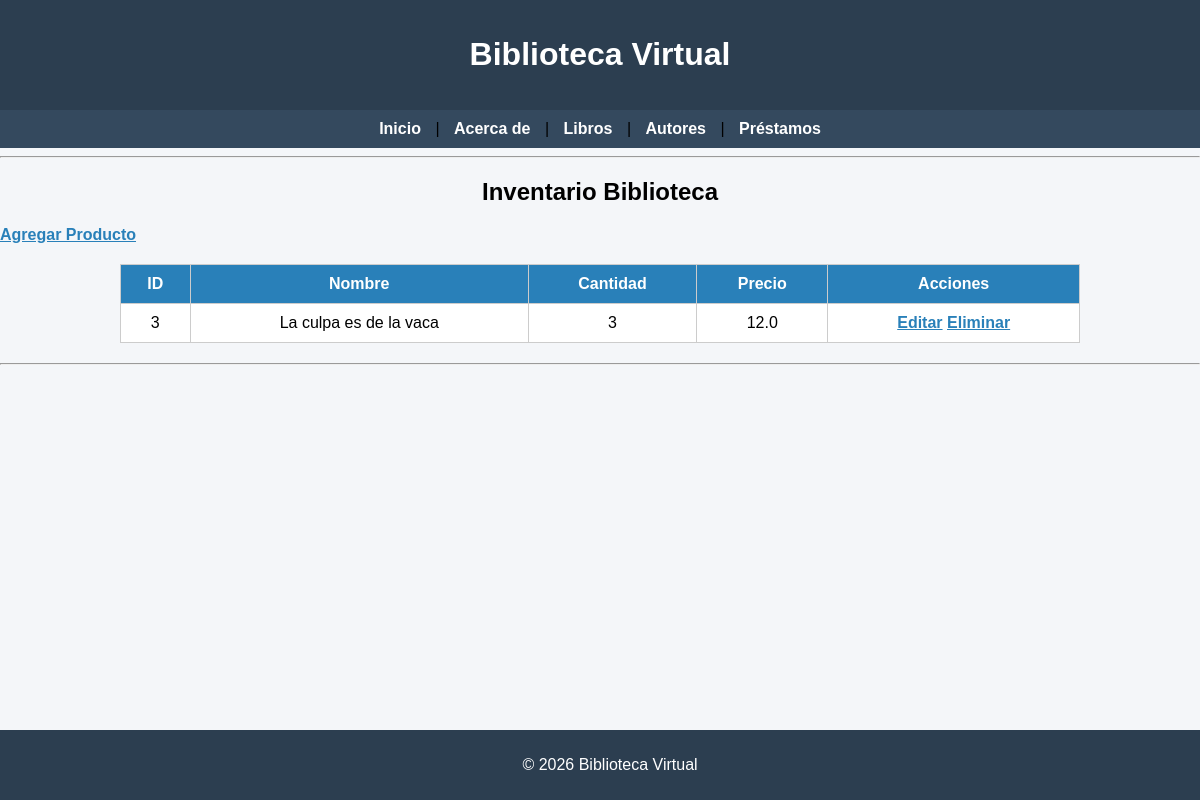
Before: / with the older database file.
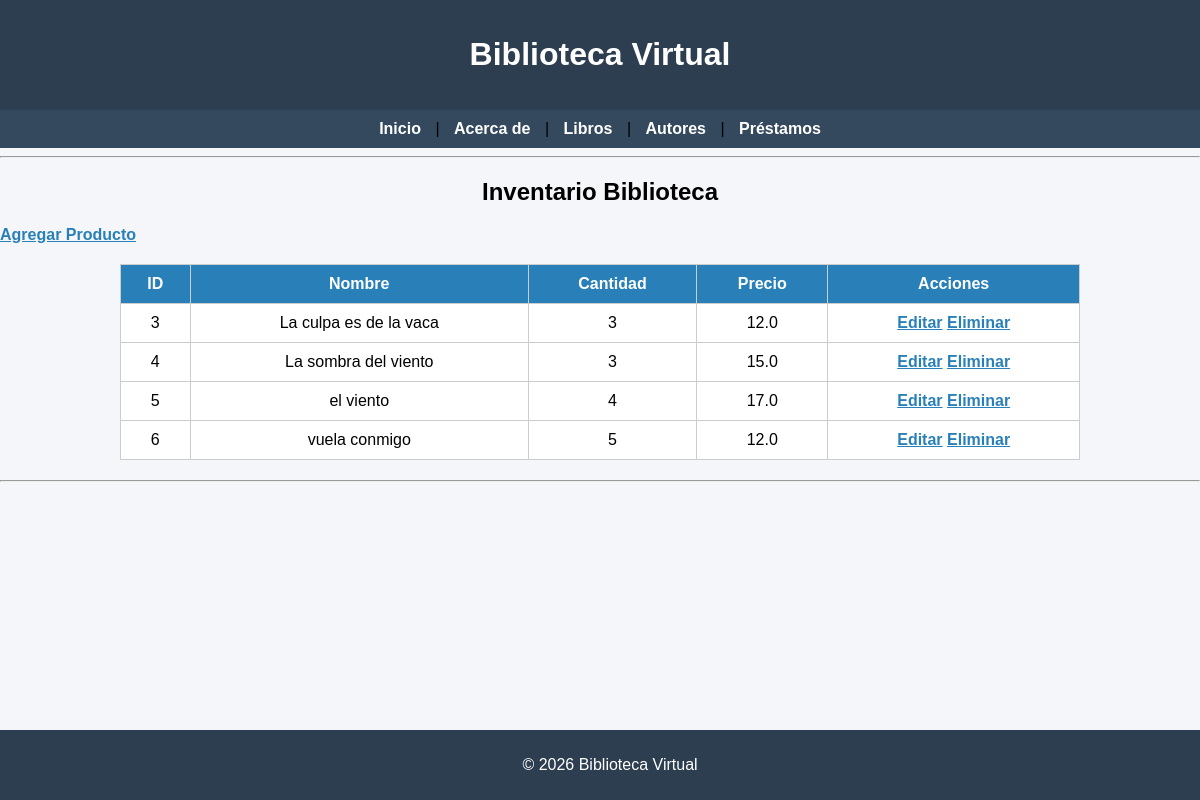
After: the same page with the newer database file.
### tables this page shows
CREATE TABLE productos (
        id INTEGER PRIMARY KEY AUTOINCREMENT,
        nombre TEXT NOT NULL,
        cantidad INTEGER NOT NULL,
        precio REAL NOT NULL
    );

### app.py (the view)
@app.route('/')
def inicio():
    con = conectar()
    cur = con.cursor()
    cur.execute("SELECT * FROM productos")
    productos = cur.fetchall()
    con.close()
    return render_template("index.html", productos=productos)

### db.py (called while the page is built)
def conectar():
    return sqlite3.connect("biblioteca.db")

### templates/index.html
{% extends "base.html" %}
{% block content %}
<h2>Inventario Biblioteca</h2>
<a href="/agregar">Agregar Producto</a>
<table border="1">
<tr>
<th>ID</th>
<th>Nombre</th>
<th>Cantidad</th>
<th>Precio</th>
<th>Acciones</th>
</tr>
{% for p in productos %}
<tr>
<td>{{p[0]}}</td>
<td>{{p[1]}}</td>
<td>{{p[2]}}</td>
<td>{{p[3]}}</td>
<td>
<a href="/editar/{{p[0]}}">Editar</a>
<a href="/eliminar/{{p[0]}}">Eliminar</a>
</td>
</tr>
{% endfor %}
</table>
{% endblock %}

### templates/base.html (shortened to what this page needs)
<!DOCTYPE html>
<html lang="es">
<head>
    <link rel="stylesheet" href="{{ url_for('static', filename='estilo.css') }}">
</head>
<body>
<header>
    <h1>Biblioteca Virtual</h1>
</header>
<nav>
    <a href="/">Inicio</a> |
    <a href="/about">Acerca de</a> |
    <a href="/libros">Libros</a> |
    <a href="/autores">Autores</a> |
    <a href="/prestamos">Préstamos</a>
</nav>
<hr>
{% block content %}
{% endblock %}
<hr>
<footer>
    <p>© 2026 Biblioteca Virtual</p>
</footer>
</body>
</html>

### static/estilo.css (style rules this page uses)
body { background-color: #f4f6f9; font-family: Arial, sans-serif; margin: 0; padding: 0; }
header { background-color: #2c3e50; color: white; padding: 15px; text-align: center; }
nav { background-color: #34495e; padding: 10px; text-align: center; }
nav a { color: white; margin: 0 10px; text-decoration: none; font-weight: bold; }
h2 { text-align: center; margin-top: 20px; }
table { border-collapse: collapse; width: 80%; margin: 20px auto; background-color: white; }
th { background-color: #2980b9; color: white; }
td, th { padding: 10px; text-align: center; border: 1px solid #ccc; }
a { color: #2980b9; font-weight: bold; }
footer { text-align: center; padding: 10px; background-color: #2c3e50; color: white; position: fixed; bottom: 0; width: 100%; }

Changed rows visible on the page:
added productos: id "4", nombre "La sombra del viento", cantidad "3", precio "15.0"
added productos: id "5", nombre "el viento", cantidad "4", precio "17.0"
added productos: id "6", nombre "vuela conmigo", cantidad "5", precio "12.0"
